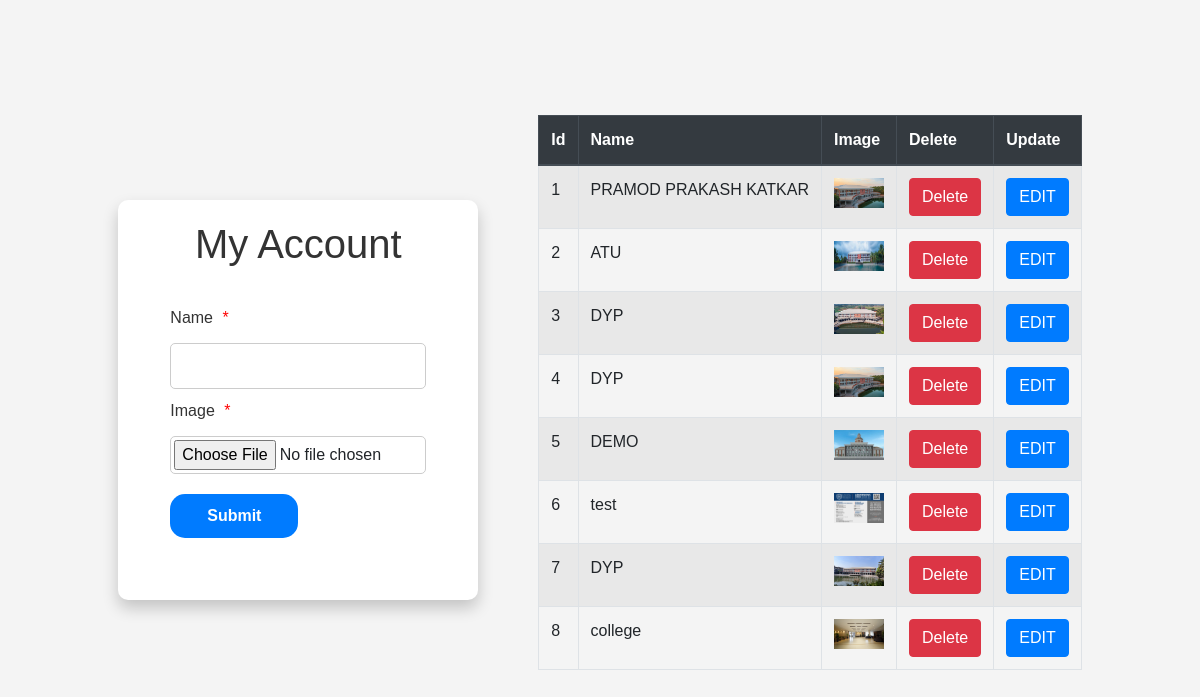
The page /account.php on the database its author committed.
### tables this page shows
CREATE TABLE `tbl_account` (
  `id` int(25) NOT NULL,
  `name` varchar(255) NOT NULL,
  `image` varchar(255) NOT NULL
);

### account.php (the view, shortened to what this page needs)
<?php
include ("apis/user_login.php");
?>
<!DOCTYPE html>
<html lang="en">
<head>
    <link rel="stylesheet" href="https://stackpath.bootstrapcdn.com/bootstrap/4.5.2/css/bootstrap.min.css">
</head>
<body>
    <div class="contact-container">
        <h1>My Account</h1>
        <form method="post" enctype="multipart/form-data">
            <label for="name">Name <span class="required">*</span></label>
            <input type="text" id="name" name="name" required>
            <label for="image">Image <span class="required">*</span></label>
            <input type="file" id="image" name="image" accept="image/*" required>
            <button type="submit">Submit</button>
        </form>
    </div>
    <div class="second-container">
        <table class="table table-bordered table-hover table-striped">
            <thead class="thead-dark">
                <tr>
                    <th>Id</th>
                    <th>Name</th>
                    <th>Image</th>
                    <th>Delete</th>
                    <th>Update</th>
                </tr>
            </thead>
            <tbody>
                <?php
                $i = 1;
                $query = "SELECT * FROM tbl_account";
                $result = mysqli_query($conn, $query);
                while ($row = mysqli_fetch_assoc($result)) {
                    echo "<tr>";
                    ?>
                    <td><?php echo $i; ?> </td>
                    <td><?php echo $row['name']; ?></td>
                    <td><img width='50px' height='30px' src='img/<?php echo $row['image']; ?>' alt=''></td>
                    <td>
                        <form action="delete_user.php" method="post" style="display:inline;">
                            <input type="submit" name="delete" class="btn btn-danger" value="Delete">
                        </form>
                    </td>
                    <td>
                        <form action="edit_user.php" method="post" style="display:inline;">
                            <input type="submit" class="btn btn-primary" value="EDIT">
                        </form>
                    </td>
                    <?php
                    $i++;
                    echo "</tr>";
                }
                ?>
            </tbody>
        </table>
    </div>
</body>
</html>

### account.php (style rules this page uses)
body { font-family: Arial, sans-serif; background-color: #f4f4f4; display: flex; justify-content: center; align-items: center; height: 100vh; margin: 0; }
.contact-container { background-color: white; padding: 20px; border-radius: 10px; box-shadow: 0 8px 16px rgba(0, 0, 0, 0.2); height: 50%; width: 30%; display: flex; flex-direction: column; align-items: center; }
.contact-container h1 { text-align: center; color: #333; }
.contact-container form { margin-top: 20px; width: 80%; display: flex; flex-direction: column; }
.contact-container form label { margin-top: 10px; color: #333; }
.contact-container form input, button { margin-top: 5px; padding: 10px; border: 1px solid #ccc; border-radius: 5px; }
.contact-container form input[type="file"] { padding: 3px; }
.contact-container form button { background-color: #007bff; color: white; cursor: pointer; border: none; width: 50%; margin-top: 20px; border-radius: 15px; font-weight: bold; }
.contact-container form .required { color: red; margin-left: 5px; }
.second-container { margin-left: 5%; }

### rows shown on the page
tbl_account: name "PRAMOD PRAKASH KATKAR", image (picture)
tbl_account: name "ATU", image (picture)
tbl_account: name "DYP", image (picture)
tbl_account: name "DYP", image (picture)
tbl_account: name "DEMO", image (picture)
tbl_account: name "test", image (picture)
tbl_account: name "DYP", image (picture)
tbl_account: name "college", image (picture)
